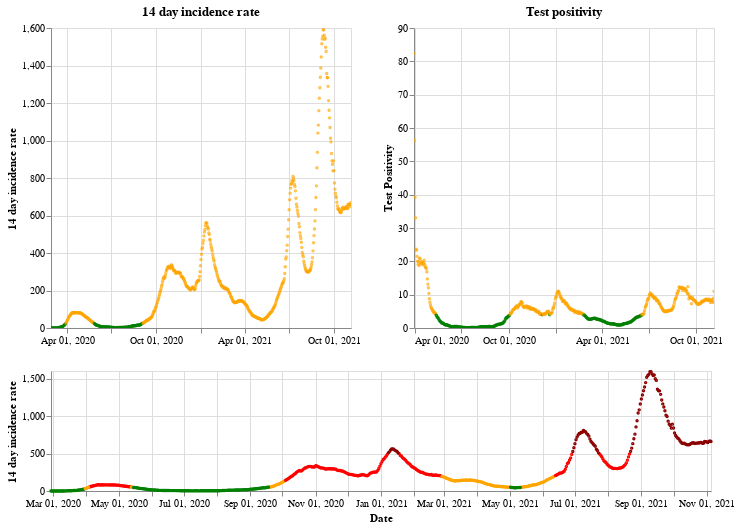

Notebook cell for this chart:
### Markdown cell above
## Scotland

### Code cell
plot_traffic_light('Scotland')

### Figure 1 — Vega-Lite specification as saved in the notebook (floating-point values rounded to 4 significant figures; data arrays with more than 128 entries replaced by an {"elided": "..."} marker saying what was removed)
{"config": {"view": {"continuousWidth": 400, "continuousHeight": 300}}, "vconcat": [{"hconcat": [{"mark": {"type": "point", "size": 2}, "encoding": {"color": {"condition": {"value": "green", "test": "(datum.twoWeeklyCasesRate <= 25)"}, "value": "orange"}, "tooltip": [{"type": "nominal", "field": "areaName"}, {"type": "temporal", "field": "date"}, {"type": "quantitative", "field": "twoWeeklyCasesRate"}, {"type": "quantitative", "field": "testPositivity"}], "x": {"type": "temporal", "axis": {"title": ""}, "field": "date", "scale": {"domain": {"selection": "DateBrush"}}, "timeUnit": "yearmonthdate"}, "y": {"type": "quantitative", "axis": {"title": "14 day incidence rate"}, "field": "twoWeeklyCasesRate"}}, "title": "14 day incidence rate", "width": 300}, {"mark": {"type": "point", "size": 2}, "encoding": {"color": {"condition": {"value": "green", "test": "(datum.testPositivity <= 4)"}, "value": "orange"}, "tooltip": [{"type": "nominal", "field": "areaName"}, {"type": "temporal", "field": "date"}, {"type": "quantitative", "field": "twoWeeklyCasesRate"}, {"type": "quantitative", "field": "testPositivity"}], "x": {"type": "temporal", "axis": {"title": ""}, "field": "date", "scale": {"domain": {"selection": "DateBrush"}}, "timeUnit": "yearmonthdate"}, "y": {"type": "quantitative", "axis": {"title": "Test Positivity"}, "field": "testPositivity"}}, "title": "Test positivity", "width": 300}]}, {"layer": [{"mark": {"type": "point", "size": 2}, "encoding": {"color": {"condition": {"value": "orange", "test": "(((datum.testPositivity < 4) && (datum.twoWeeklyCasesRate >= 50)) && (datum.twoWeeklyCasesRate < 200))"}, "value": "red"}, "opacity": {"condition": {"value": 1, "test": "((datum.twoWeeklyCasesRate >= 50) && (datum.twoWeeklyCasesRate < 500))"}, "value": 0}, "tooltip": [{"type": "nominal", "field": "areaName"}, {"type": "temporal", "field": "date"}, {"type": "quantitative", "field": "twoWeeklyCasesRate"}, {"type": "quantitative", "field": "testPositivity"}], "x": {"type": "temporal", "axis": {"title": "Date"}, "field": "date", "timeUnit": "yearmonthdate"}, "y": {"type": "quantitative", "axis": {"title": "14 day incidence rate"}, "field": "twoWeeklyCasesRate"}}, "selection": {"DateBrush": {"type": "interval", "encodings": ["x"], "fields": ["Time"]}}}, {"mark": {"type": "point", "size": 2}, "encoding": {"color": {"value": "darkred"}, "opacity": {"condition": {"value": 1, "test": "(datum.twoWeeklyCasesRate >= 500)"}, "value": 0}, "tooltip": [{"type": "nominal", "field": "areaName"}, {"type": "temporal", "field": "date"}, {"type": "quantitative", "field": "twoWeeklyCasesRate"}, {"type": "quantitative", "field": "testPositivity"}], "x": {"type": "temporal", "axis": {"title": "Date"}, "field": "date", "timeUnit": "yearmonthdate"}, "y": {"type": "quantitative", "axis": {"title": "14 day incidence rate"}, "field": "twoWeeklyCasesRate"}}}, {"mark": {"type": "point", "size": 2}, "encoding": {"color": {"condition": {"value": "green", "test": "((datum.testPositivity < 4) && (datum.twoWeeklyCasesRate < 50))"}, "value": "orange"}, "opacity": {"condition": {"value": 1, "test": "(datum.twoWeeklyCasesRate < 50)"}, "value": 0}, "tooltip": [{"type": "nominal", "field": "areaName"}, {"type": "temporal", "field": "date"}, {"type": "quantitative", "field": "twoWeeklyCasesRate"}, {"type": "quantitative", "field": "testPositivity"}], "x": {"type": "temporal", "axis": {"title": "Date"}, "field": "date", "timeUnit": "yearmonthdate"}, "y": {"type": "quantitative", "axis": {"title": "14 day incidence rate"}, "field": "twoWeeklyCasesRate"}}}], "height": 120, "width": 660}], "data": {"name": "data-40cb95057127bf2cf7a524738ef373bf"}, "$schema": "https://vega.github.io/schema/vega-lite/v4.8.1.json", "datasets": {"data-40cb95057127bf2cf7a524738ef373bf": {"elided": "617 records"}}}
